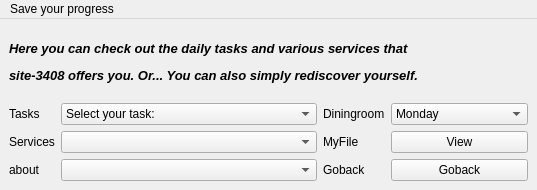
<?xml version="1.0" encoding="UTF-8"?>
<ui version="4.0">
 <class>Menu_for_members</class>
 <widget class="QMainWindow" name="Menu_for_members">
  <property name="geometry">
   <rect>
    <x>0</x>
    <y>0</y>
    <width>528</width>
    <height>190</height>
   </rect>
  </property>
  <property name="windowTitle">
   <string>Menu</string>
  </property>
  <widget class="QWidget" name="centralwidget">
   <layout class="QGridLayout" name="gridLayout">
    <item row="0" column="0">
     <widget class="QLabel" name="label">
      <property name="text">
       <string>&lt;html&gt;&lt;head/&gt;&lt;body&gt;&lt;p&gt;&lt;span style=&quot; font-size:10pt; font-weight:600; font-style:italic;&quot;&gt;Here you can check out the daily tasks and various services that&lt;/span&gt;&lt;/p&gt;&lt;p&gt;&lt;span style=&quot; font-size:10pt; font-weight:600; font-style:italic;&quot;&gt;site-3408 offers you. Or... You can also simply rediscover yourself.&lt;/span&gt;&lt;/p&gt;&lt;/body&gt;&lt;/html&gt;</string>
      </property>
     </widget>
    </item>
    <item row="1" column="0">
     <layout class="QHBoxLayout" name="horizontalLayout">
      <item>
       <layout class="QFormLayout" name="formLayout">
        <item row="0" column="0">
         <widget class="QLabel" name="label_2">
          <property name="text">
           <string>Tasks</string>
          </property>
         </widget>
        </item>
        <item row="0" column="1">
         <widget class="QComboBox" name="tasks">
          <item>
           <property name="text">
            <string>Select your task:</string>
           </property>
          </item>
          <item>
           <property name="text">
            <string>I. Feed Scp-????</string>
           </property>
          </item>
          <item>
           <property name="text">
            <string>II. Eat your lunch well</string>
           </property>
          </item>
          <item>
           <property name="text">
            <string>III. Update your work log</string>
           </property>
          </item>
          <item>
           <property name="text">
            <string>IV. Start your relaxation regimen!</string>
           </property>
          </item>
          <item>
           <property name="text">
            <string>V. After that, take a nap.</string>
           </property>
          </item>
          <item>
           <property name="text">
            <string>VI. Enjoy the party of the night!</string>
           </property>
          </item>
          <item>
           <property name="text">
            <string>VII. Drink a glass of ??!?, and fall asleep...</string>
           </property>
          </item>
          <item>
           <property name="text">
            <string>VIII. #TODO</string>
           </property>
          </item>
         </widget>
        </item>
        <item row="1" column="0">
         <widget class="QLabel" name="label_3">
          <property name="text">
           <string>Services</string>
          </property>
         </widget>
        </item>
        <item row="2" column="0">
         <widget class="QLabel" name="label_4">
          <property name="text">
           <string>about</string>
          </property>
         </widget>
        </item>
        <item row="2" column="1">
         <widget class="QComboBox" name="comboBox_3"/>
        </item>
        <item row="1" column="1">
         <widget class="QComboBox" name="comboBox_4"/>
        </item>
       </layout>
      </item>
      <item>
       <layout class="QFormLayout" name="formLayout_2">
        <item row="0" column="0">
         <widget class="QLabel" name="label_5">
          <property name="text">
           <string>Diningroom</string>
          </property>
         </widget>
        </item>
        <item row="0" column="1">
         <widget class="QComboBox" name="comboBox_2">
          <item>
           <property name="text">
            <string>Monday</string>
           </property>
          </item>
          <item>
           <property name="text">
            <string>Tuesday</string>
           </property>
          </item>
          <item>
           <property name="text">
            <string>Wednesday</string>
           </property>
          </item>
          <item>
           <property name="text">
            <string>Thursday</string>
           </property>
          </item>
          <item>
           <property name="text">
            <string>Friday</string>
           </property>
          </item>
          <item>
           <property name="text">
            <string>Saturday</string>
           </property>
          </item>
          <item>
           <property name="text">
            <string>Sunday</string>
           </property>
          </item>
          <item>
           <property name="text">
            <string>?NULL?[Edited]day</string>
           </property>
          </item>
         </widget>
        </item>
        <item row="1" column="0">
         <widget class="QLabel" name="label_7">
          <property name="text">
           <string>MyFile</string>
          </property>
         </widget>
        </item>
        <item row="1" column="1">
         <widget class="QPushButton" name="pushButton">
          <property name="text">
           <string>View</string>
          </property>
         </widget>
        </item>
        <item row="2" column="0">
         <widget class="QLabel" name="label_6">
          <property name="text">
           <string>Goback</string>
          </property>
         </widget>
        </item>
        <item row="2" column="1">
         <widget class="QPushButton" name="Goback">
          <property name="text">
           <string>Goback</string>
          </property>
         </widget>
        </item>
       </layout>
      </item>
     </layout>
    </item>
   </layout>
  </widget>
  <widget class="QMenuBar" name="menubar">
   <property name="geometry">
    <rect>
     <x>0</x>
     <y>0</y>
     <width>528</width>
     <height>22</height>
    </rect>
   </property>
   <widget class="QMenu" name="menuSave_your_progress">
    <property name="title">
     <string>Save your progress</string>
    </property>
   </widget>
   <addaction name="menuSave_your_progress"/>
  </widget>
 </widget>
 <resources/>
 <connections/>
</ui>
